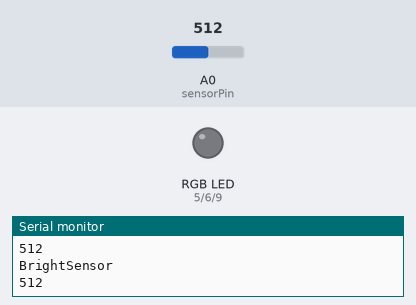
This sketch was run on a simulated Arduino Uno, built with avr-gcc and run on an emulated ATmega328P. On the bench: an RGB LED mixed from three pins (HIGH = lit), the last lines printed to the serial monitor. Inputs (shaded band) come from the test bench; at power-on: A0 (sensorPin) = 512. Dim RGB values are drawn brighter than linear.

Above: at 1.2 s.
1.3 s: A0 (sensorPin) set to 314
At 1.66 s:
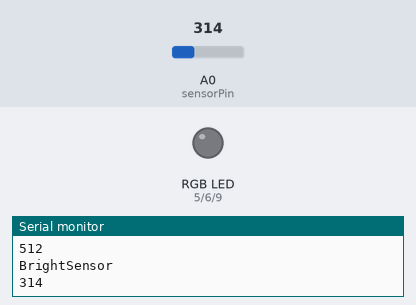
4.3 s: A0 (sensorPin) set to 288
At 4.71 s:
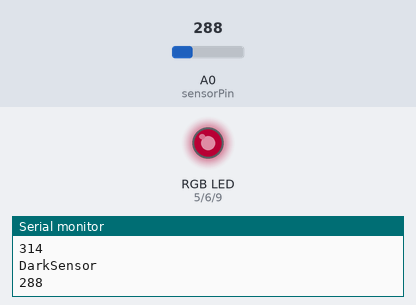
At 5.92 s:
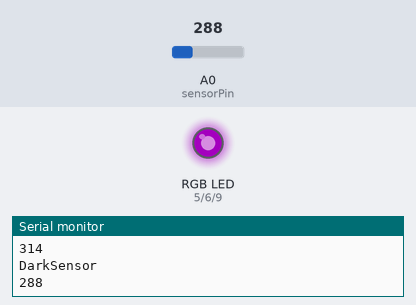
Timing chart, 0 to 24.2 s (numbered marks = the images above; inputs shaded):
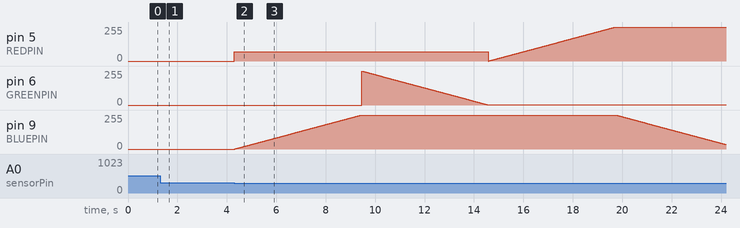

The sketch:

danpoolv7.ino
```cpp
//Created by Dan Pautsch and Gareth Erwin
//Rainbow swirl when light sensor detects dark or no light
//Red fade for light sensor detects bright light

#define REDPIN 5
#define GREENPIN 6
#define BLUEPIN 9

#define FADESPEED 20    // make this higher to slow down
#define ALERTSPEED 5    // make this higher to slow down

int sensorPin = A0;
int threshold = 300;
int sensorValue = 0;
int r, g, b, c;

void setup() {
  Serial.begin(9600);
  pinMode(REDPIN, OUTPUT);
  pinMode(GREENPIN, OUTPUT);
  pinMode(BLUEPIN, OUTPUT);
}


void loop() {
  Serial.println("DarkSensor");
  Serial.println(analogRead(sensorPin));
    // fade from green to teal
  for (b = 0; b < 256; b++) {
    analogWrite(BLUEPIN, b);
    if (analogRead(sensorPin) >= threshold) red();
    delay(FADESPEED);
    }
    // fade from teal to blue
  Serial.println("DarkSensor");
  Serial.println(analogRead(sensorPin));
  for (g = 255; g > 0; g--) {
    analogWrite(GREENPIN, g);
    if (analogRead(sensorPin) >= threshold) red();
    delay(FADESPEED);
    }
  // fade from blue to violet
  Serial.println("DarkSensor");
  Serial.println(analogRead(sensorPin));
  for (r = 0; r < 256; r++) {
    analogWrite(REDPIN, r);
    if (analogRead(sensorPin) >= threshold) red();
    delay(FADESPEED);
  }
    // fade from violet to red
  Serial.println("DarkSensor");
  Serial.println(analogRead(sensorPin));
  for (b = 255; b > 0; b--) {
    analogWrite(BLUEPIN, b);
    if (analogRead(sensorPin) >= threshold) red();
    delay(FADESPEED);
  }
  // fade from red to yellow
  Serial.println("DarkSensor");
  Serial.println(analogRead(sensorPin));
  for (g = 0; g < 256; g++) {
    analogWrite(GREENPIN, g);
    if (analogRead(sensorPin) >= threshold) red();
    delay(FADESPEED);
  }
  // fade from yellow to green
  Serial.println("DarkSensor");
  Serial.println(analogRead(sensorPin));
  for (r = 255; r > 0; r--) {
    analogWrite(REDPIN, r);
    if (analogRead(sensorPin) >= threshold) red();
    delay(FADESPEED);
  }
}
void red(){
  Serial.println("BrightSensor");
  Serial.println(analogRead(sensorPin));
  for (c = 0; c < 256; c++) {
    analogWrite(BLUEPIN, 0);
    analogWrite(REDPIN, c);
    analogWrite(GREENPIN, 0);
    if (analogRead(sensorPin) < threshold) loop();
    delay(ALERTSPEED);
  }
  red();
}
```

Measured:
- the behaviour switches between 300 and 299 on A0 (sensorPin) (found by bisection; images 1 and 2)
- after the input at 1.3 s, pin 5 (REDPIN): stays 0/255 (without the input it goes to 68/255 after 3.0 s)
- after the input at 4.3 s, pin 5 (REDPIN): 0/255 → 69/255 at once; pin 9 (BLUEPIN): moves from 0/255 to 255/255 over 5.1 s, starting at once
